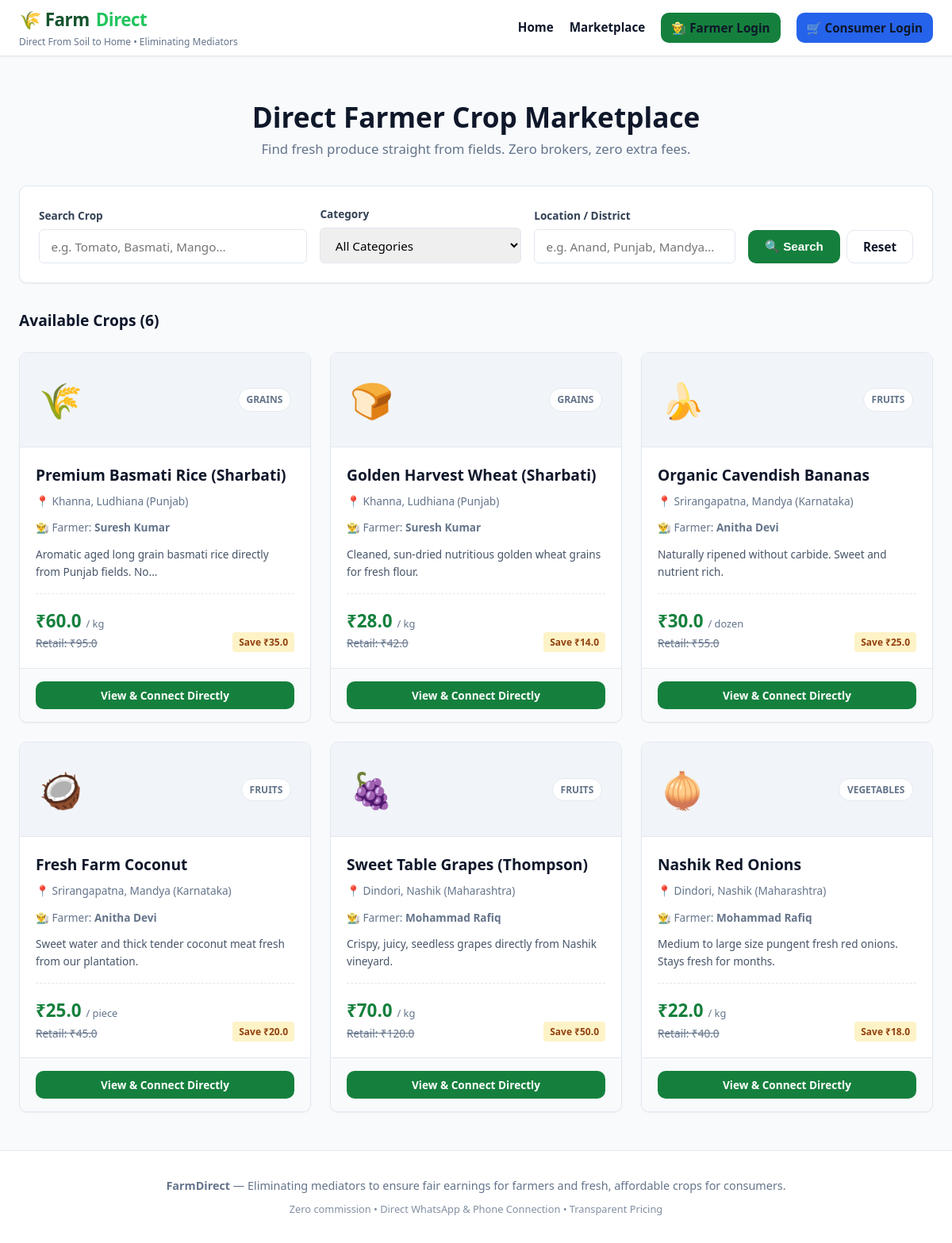
/crops, run on the app's committed database.
### tables this page shows
CREATE TABLE crops (
        id INTEGER PRIMARY KEY AUTOINCREMENT,
        farmer_id INTEGER NOT NULL,
        crop_name TEXT NOT NULL,
        category TEXT NOT NULL,
        price REAL NOT NULL,
        unit TEXT NOT NULL DEFAULT 'kg',
        quantity REAL NOT NULL,
        harvest_date TEXT,
        description TEXT,
        image_emoji TEXT DEFAULT '🌾',
        location TEXT NOT NULL,
        estimated_market_price REAL,
        status TEXT NOT NULL DEFAULT 'available' CHECK(status IN ('available', 'sold_out')),
        created_at TIMESTAMP DEFAULT CURRENT_TIMESTAMP,
        FOREIGN KEY (farmer_id) REFERENCES users (id) ON DELETE CASCADE
    );

CREATE TABLE users (
        id INTEGER PRIMARY KEY AUTOINCREMENT,
        role TEXT NOT NULL CHECK(role IN ('farmer', 'consumer')),
        name TEXT NOT NULL,
        phone TEXT NOT NULL,
        email TEXT UNIQUE,
        password_hash TEXT NOT NULL,
        state TEXT,
        district TEXT,
        city_village TEXT NOT NULL,
        address TEXT,
        created_at TIMESTAMP DEFAULT CURRENT_TIMESTAMP
    );

### app.py (the view)
@app.route('/crops')
def marketplace():
    query = request.args.get('q', '').strip()
    category = request.args.get('category', '').strip()
    location = request.args.get('location', '').strip()
    crops = db.get_all_crops(search_query=query, category=category, location_query=location)
    return render_template('marketplace.html', crops=crops, search_query=query, category=category, location=location)

### app.py (called while the page is built)
@app.context_processor
def inject_user():
    user = None
    if 'user_id' in session:
        user = db.get_user_by_id(session['user_id'])
    return dict(current_user=user)

### database.py (called while the page is built)
def get_db_connection():
    conn = sqlite3.connect(DB_PATH)
    conn.row_factory = sqlite3.Row
    return conn

### templates/marketplace.html (shortened to what this page needs)
{% extends "base.html" %}
{% block content %}
<div class="container" style="padding-top: 2rem;">
    <div style="margin-bottom: 2rem; text-align: center;">
        <h1 style="font-size: 2.2rem; font-weight: 800; color: var(--text-dark);">Direct Farmer Crop Marketplace</h1>
        <p style="color: var(--text-muted); font-size: 1.05rem;">
            Find fresh produce straight from fields. Zero brokers, zero extra fees.
        </p>
    </div>
    <div class="filter-card">
        <form method="GET" action="{{ url_for('marketplace') }}" class="filter-form">
            <div class="form-group" style="margin-bottom: 0;">
                <label for="q">Search Crop</label>
                <input type="text" id="q" name="q" class="form-control" placeholder="e.g. Tomato, Basmati, Mango..." value="{{ search_query }}">
            </div>
            <div class="form-group" style="margin-bottom: 0;">
                <label for="category">Category</label>
                <select id="category" name="category" class="form-control">
                    <option value="">All Categories</option>
                </select>
            </div>
            <div class="form-group" style="margin-bottom: 0;">
                <label for="location">Location / District</label>
                <input type="text" id="location" name="location" class="form-control" placeholder="e.g. Anand, Punjab, Mandya..." value="{{ location }}">
            </div>
            <div style="display: flex; gap: 0.5rem;">
                <button type="submit" class="btn btn-primary" style="height: 42px;">🔍 Search</button>
                <a href="{{ url_for('marketplace') }}" class="btn btn-secondary" style="height: 42px;" title="Reset filters">Reset</a>
            </div>
        </form>
    </div>
    <div style="display: flex; justify-content: space-between; align-items: center; margin-bottom: 1.5rem;">
        <h3 style="font-size: 1.2rem; font-weight: 700; color: var(--text-dark);">
            Available Crops ({{ crops|length }})
        </h3>
    </div>
    {% if crops %}
    <div class="crops-grid">
        {% for crop in crops %}
        <div class="crop-card">
            <div class="crop-card-header">
                <span class="crop-emoji">{{ crop.image_emoji }}</span>
                <span class="crop-category-badge">{{ crop.category }}</span>
            </div>
            <div class="crop-card-body">
                <h3 class="crop-card-title">{{ crop.crop_name }}</h3>
                <div class="crop-location">📍 {{ crop.location }}</div>
                <div style="font-size: 0.85rem; color: var(--text-muted); margin-bottom: 0.75rem;">
                    👨‍🌾 Farmer: <strong>{{ crop.farmer_name }}</strong>
                </div>
                <p style="font-size: 0.85rem; color: #475569; margin-bottom: 1rem; flex: 1;">
                    {{ crop.description|truncate(80) }}
                </p>
                <div class="crop-pricing">
                    <div>
                        <div class="direct-price">₹{{ crop.price }} <span>/ {{ crop.unit }}</span></div>
                        {% if crop.estimated_market_price %}
                        <div class="market-price-strike">Retail: ₹{{ crop.estimated_market_price }}</div>
                        {% endif %}
                    </div>
                    {% if crop.estimated_market_price and crop.estimated_market_price > crop.price %}
                    <div class="savings-pill">
                        Save ₹{{ (crop.estimated_market_price - crop.price)|round }}
                    </div>
                    {% endif %}
                </div>
            </div>
            <div class="crop-card-footer">
                <a href="{{ url_for('crop_detail', crop_id=crop.id) }}" class="btn btn-primary btn-sm btn-block">
                    View & Connect Directly
                </a>
            </div>
        </div>
        {% endfor %}
    </div>
    {% endif %}
</div>
{% endblock %}

### static/css/style.css (style rules this page uses)
:root { --primary: #15803d; --primary-light: #22c55e; --primary-dark: #14532d; --accent: #f59e0b; --accent-light: #fef3c7; --text-dark: #0f172a; --text-muted: #64748b; --bg-light: #f8fafc; --card-bg: #ffffff; --border-color: #e2e8f0; --danger: #ef4444; --danger-light: #fee2e2; --success: #16a34a; --success-light: #dcfce7; --whatsapp: #25d366; --radius-sm: 6px; --radius-md: 10px; --radius-lg: 16px; --shadow-sm: 0 1px 2px 0 rgba(0, 0, 0, 0.05); --shadow-md: 0 4px 6px -1px rgba(0, 0, 0, 0.07), 0 2px 4px -2px rgba(0, 0, 0, 0.05); --shadow-lg: 0 10px 15px -3px rgba(0, 0, 0, 0.08), 0 4px 6px -4px rgba(0, 0, 0, 0.04); }
* { box-sizing: border-box; margin: 0; padding: 0; }
body { font-family: 'Segoe UI', -apple-system, BlinkMacSystemFont, Roboto, sans-serif; background-color: var(--bg-light); color: var(--text-dark); line-height: 1.6; display: flex; flex-direction: column; min-height: 100vh; }
.container { max-width: 1200px; margin: 0 auto; padding: 0 1.5rem; width: 100%; }
.btn { display: inline-flex; align-items: center; justify-content: center; gap: 0.5rem; padding: 0.65rem 1.25rem; border-radius: var(--radius-md); font-weight: 600; font-size: 0.95rem; text-decoration: none; cursor: pointer; border: 1px solid transparent; transition: all 0.2s; }
.btn-primary { background-color: var(--primary); color: #ffffff; }
.btn-secondary { background-color: #ffffff; border-color: var(--border-color); color: var(--text-dark); }
.btn-sm { padding: 0.35rem 0.75rem; font-size: 0.85rem; }
.btn-block { width: 100%; }
.crops-grid { display: grid; grid-template-columns: repeat(auto-fill, minmax(280px, 1fr)); gap: 1.5rem; margin-bottom: 3rem; }
.crop-card { background: var(--card-bg); border-radius: var(--radius-md); border: 1px solid var(--border-color); box-shadow: var(--shadow-sm); transition: transform 0.2s, box-shadow 0.2s; overflow: hidden; display: flex; flex-direction: column; }
.crop-card-header { background: #f1f5f9; padding: 1.5rem; display: flex; align-items: center; justify-content: space-between; border-bottom: 1px solid var(--border-color); }
.crop-emoji { font-size: 2.75rem; }
.crop-category-badge { font-size: 0.75rem; font-weight: 700; text-transform: uppercase; background: #ffffff; padding: 0.25rem 0.6rem; border-radius: 9999px; color: var(--text-muted); border: 1px solid var(--border-color); }
.crop-card-body { padding: 1.25rem; flex: 1; display: flex; flex-direction: column; }
.crop-card-title { font-size: 1.2rem; font-weight: 700; margin-bottom: 0.35rem; color: var(--text-dark); }
.crop-location { color: var(--text-muted); font-size: 0.85rem; display: flex; align-items: center; gap: 0.3rem; margin-bottom: 0.75rem; }
.crop-pricing { margin-top: auto; padding-top: 1rem; border-top: 1px dashed var(--border-color); display: flex; justify-content: space-between; align-items: flex-end; }
.direct-price { font-size: 1.4rem; font-weight: 800; color: var(--primary); }
.direct-price span { font-size: 0.8rem; font-weight: 500; color: var(--text-muted); }
.market-price-strike { font-size: 0.85rem; color: var(--text-muted); text-decoration: line-through; }
.savings-pill { background: var(--accent-light); color: #92400e; font-size: 0.75rem; font-weight: 700; padding: 0.2rem 0.5rem; border-radius: 4px; }
.crop-card-footer { padding: 1rem 1.25rem; background: #f8fafc; border-top: 1px solid var(--border-color); display: flex; gap: 0.5rem; }
.form-group { margin-bottom: 1.25rem; }
.form-group label { display: block; font-size: 0.85rem; font-weight: 700; margin-bottom: 0.4rem; color: #334155; }
.form-control { width: 100%; padding: 0.65rem 0.9rem; border: 1px solid var(--border-color); border-radius: var(--radius-sm); font-size: 0.95rem; font-family: inherit; transition: border-color 0.2s; }
.filter-card { background: #ffffff; padding: 1.5rem; border-radius: var(--radius-md); border: 1px solid var(--border-color); margin-bottom: 2rem; box-shadow: var(--shadow-sm); }
.filter-form { display: grid; grid-template-columns: 2fr 1.5fr 1.5fr auto; gap: 1rem; align-items: end; }

### data on the page
crops: image_emoji "🌾", category "GRAINS", crop_name "Premium Basmati Rice (Sharbati)", location "Khanna, Ludhiana (Punjab)", farmer_name "Suresh Kumar", description "Aromatic aged long grain basmati rice directly from Punjab fields. No...", price "60.0", unit "kg", estimated_market_price "95.0", (crop.estimated_market_price-crop.price)|round "35.0"
crops: image_emoji "🍞", category "GRAINS", crop_name "Golden Harvest Wheat (Sharbati)", location "Khanna, Ludhiana (Punjab)", farmer_name "Suresh Kumar", description "Cleaned, sun-dried nutritious golden wheat grains for fresh flour.", price "28.0", unit "kg", estimated_market_price "42.0", (crop.estimated_market_price-crop.price)|round "14.0"
crops: image_emoji "🍌", category "FRUITS", crop_name "Organic Cavendish Bananas", location "Srirangapatna, Mandya (Karnataka)", farmer_name "Anitha Devi", description "Naturally ripened without carbide. Sweet and nutrient rich.", price "30.0", unit "dozen", estimated_market_price "55.0", (crop.estimated_market_price-crop.price)|round "25.0"
crops: image_emoji "🥥", category "FRUITS", crop_name "Fresh Farm Coconut", location "Srirangapatna, Mandya (Karnataka)", farmer_name "Anitha Devi", description "Sweet water and thick tender coconut meat fresh from our plantation.", price "25.0", unit "piece", estimated_market_price "45.0", (crop.estimated_market_price-crop.price)|round "20.0"
crops: image_emoji "🍇", category "FRUITS", crop_name "Sweet Table Grapes (Thompson)", location "Dindori, Nashik (Maharashtra)", farmer_name "Mohammad Rafiq", description "Crispy, juicy, seedless grapes directly from Nashik vineyard.", price "70.0", unit "kg", estimated_market_price "120.0", (crop.estimated_market_price-crop.price)|round "50.0"
crops: image_emoji "🧅", category "VEGETABLES", crop_name "Nashik Red Onions", location "Dindori, Nashik (Maharashtra)", farmer_name "Mohammad Rafiq", description "Medium to large size pungent fresh red onions. Stays fresh for months.", price "22.0", unit "kg", estimated_market_price "40.0", (crop.estimated_market_price-crop.price)|round "18.0"

### other printed values
{{ crops|length }} "6"
